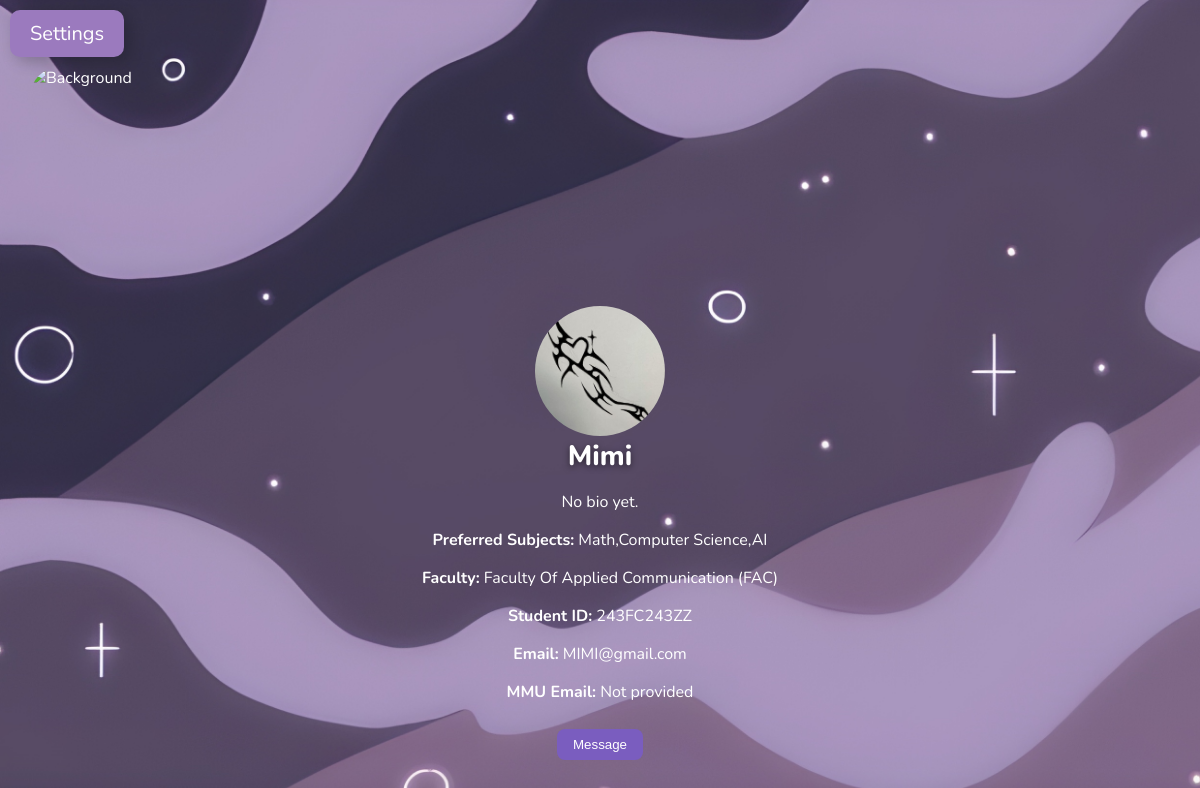
Page /display_profile/2 (signed in) on the committed database.
### app.py (models this page shows)
class User(db.Model):
    id = db.Column(db.Integer, primary_key=True)
    username = db.Column(db.String(100), unique=True, nullable=False)
    password = db.Column(db.String(300), nullable=False)
    faculty = db.Column(db.String(100), nullable=False)
    student_id = db.Column(db.String(100), unique=True, nullable=False)
    user_email = db.Column(db.String(100), unique=True, nullable=False)
    mmu_email = db.Column(db.String(100), unique=True, nullable=True)
    bio = db.Column(db.Text, nullable=True)
    avatar = db.Column(db.String(300), nullable=True)
    background = db.Column(db.String(300), nullable=True)
    preferred_subjects = db.Column(db.String(100), nullable=True)
    verified = db.Column(db.Boolean, default=False)
    status = db.Column(db.String(20), default='active')
    created_at = db.Column(db.DateTime, default=datetime.utcnow)
    admin = db.Column(db.Boolean, default=False)
    mmu_email_updated_at = db.Column(db.DateTime, nullable=True)

### app.py (the view)
@app.route("/display_profile/<int:user_id>")
def display_profile(user_id):
    if "user_id" not in session:
        return redirect(url_for("login", next=request.url))
    user = User.query.get(user_id)
    if not user:
        return "User not found", 404
    avatar = user.avatar or "img/default_avatar.jpg"
    background = user.background or "default_bg.jpg"
    bio = user.bio or ""
    return render_template("display_profile.html",
                           user=user,
                           avatar=avatar,
                           background=background,
                           bio=bio)

### templates/display_profile.html (shortened to what this page needs)
<!DOCTYPE html>
<html>
<head>
    <link rel="stylesheet" href="{{ url_for('static', filename='Style.css') }}">
</head>
<body>
    <label for="menu-toggle" class="openbtn">Settings</label>
    <div class="profile-cover">
        <img src="{{ url_for('static', filename=background) }}" alt="Background" class="profile-background">
        <div class="profile-avatar">
            <img src="{{ url_for('static', filename=avatar) }}" alt="Avatar">
        </div>
    </div>
    <div class="profile-info">
        <h1>{{ user.username }}</h1>
        <p class="profile-bio">{{ bio or 'No bio yet.' }}</p>
        <p><strong>Preferred Subjects:</strong>
            {% if user.preferred_subjects %}
                {{ user.preferred_subjects }}
            {% else %}
                None
            {% endif %}
        </p>
        <p><strong>Faculty:</strong> {{ user.faculty }}</p>
        <p><strong>Student ID:</strong> {{ user.student_id }}</p>
        <p><strong>Email:</strong> {{ user.user_email }}</p>
        <p><strong>MMU Email:</strong> {{ user.mmu_email or 'Not provided' }}</p>
        {% if session['user_id'] != user.id %}
            <div class="chat-btn">
                <a href="{{ url_for('message', recipient=user.username) }}">
                    <button type="button">Message</button>
                </a>
            </div>
        {% endif %}
    </div>
</body>
</html>

### static/Style.css (style rules this page uses)
body { font-family: 'Nunito', sans-serif; color: #ffffff; background: #f4f6f8; background-image: url("img/home background.jpg"); background-size: cover; background-repeat: no-repeat; background-position: center center; min-height: 100vh; margin: 0; padding: 0; }
html, body, * { cursor: url("img/cursor.png") 0 0, auto !important; }
a, button, input, select, textarea { cursor: url("img/cursor.png") 0 0, auto !important; }
body { margin: 0; font-family: 'Nunito', sans-serif; }
.openbtn { font-size: 20px; cursor: pointer; background-color: #9b7abe; color: white; padding: 10px 20px; border: none; display: inline-block; margin: 10px; border-radius: 10px; box-shadow: 5px 5px 15px rgba(0,0,0,0.2); }
.profile-cover { width: 100%; height: 300px; position: relative; overflow: visible; }
.profile-background { width: 95%; height: 100%; object-fit: cover; position: absolute; top: 0; left: 0; border-radius: 30px; left: 50%; transform: translateX(-50%); }
.profile-avatar { position: absolute; bottom: -75px; left: 50%; transform: translateX(-50%); z-index: 10; }
.profile-avatar img { width: 130px; height: 130px; border-radius: 50%; object-fit: cover; cursor: pointer; transition: transform 0.2s; }
.profile-info { margin-top: 40px; text-align: center; padding: 20px; border-radius: 12px; max-height: 400px; overflow-y: auto; }
.profile-info h1 { margin: 10px 0; font-size: 28px; font-weight: 800; color: #fff; text-shadow: 0 2px 6px rgba(0,0,0,0.5); }
.profile-info button { margin-top: 10px; padding: 8px 16px; border-radius: 8px; border: none; background-color:#7a5dbf; color: white; cursor: pointer; }

### rows in the picture
User: avatar (picture), username "Mimi", preferred_subjects "Math,Computer Science,AI", faculty "Faculty Of Applied Communication (FAC)", student_id "243FC243ZZ", user_email "MIMI@gmail.com", mmu_email "Not provided"

### other values in the picture
{{ bio or 'No bio yet.' }} "No bio yet."
